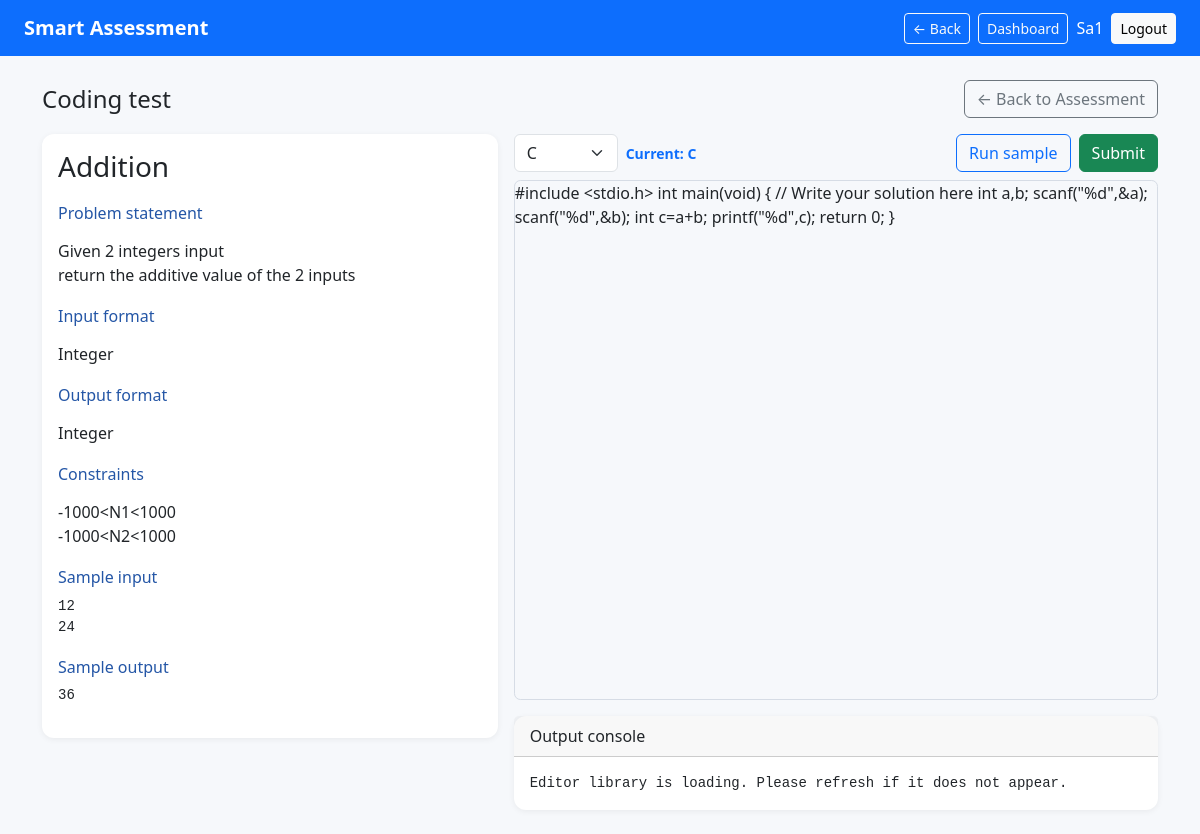
Screenshot of /question/1/code/ (signed in) with the database file from the repository.
### assessments/models.py (models this page shows, shortened)
class Question(models.Model):
    assessment = models.ForeignKey(Assessment, on_delete=models.CASCADE, related_name='questions')
    title = models.CharField(max_length=200)
    problem_statement = models.TextField()
    input_format = models.TextField(blank=True)
    output_format = models.TextField(blank=True)
    constraints = models.TextField(blank=True)
    marks = models.PositiveIntegerField(default=10)
    allowed_languages = models.CharField(max_length=100, default='c,cpp,python,java')
    time_limit = models.PositiveIntegerField(default=2, help_text='Seconds')
    memory_limit = models.PositiveIntegerField(default=128, help_text='MB')

class TestCase(models.Model):
    question = models.ForeignKey(Question, on_delete=models.CASCADE, related_name='test_cases')
    input = models.TextField(blank=True)
    expected_output = models.TextField()
    is_hidden = models.BooleanField(default=False)

class Submission(models.Model):
    student = models.ForeignKey(User, on_delete=models.CASCADE)
    question = models.ForeignKey(Question, on_delete=models.CASCADE)
    source_code = models.TextField()
    language = models.CharField(max_length=20)
    score = models.FloatField(default=0)
    manual_score = models.FloatField(null=True, blank=True)
    tests_passed = models.PositiveIntegerField(default=0)
    tests_total = models.PositiveIntegerField(default=0)
    ai_review = models.JSONField(default=dict, blank=True)
    submitted_at = models.DateTimeField(auto_now=True)
    class Meta: unique_together = ('student', 'question')

### assessments/views.py (the view)
@login_required
def coding_page(request, question_id):
    question = get_object_or_404(Question.objects.prefetch_related('test_cases'), pk=question_id)
    if not can_access_question(request.user, question): raise Http404()
    sample = question.test_cases.filter(is_hidden=False).first()
    prior = Submission.objects.filter(student=request.user, question=question).first()
    return render(request, 'assessments/coding.html', {'question': question, 'sample': sample, 'prior': prior, 'interval': settings.CODE_LOG_INTERVAL_SECONDS})

### assessments/views.py (called while the page is built)
def is_faculty(user): return user.is_authenticated and getattr(user, 'profile', None) and user.profile.role == 'faculty'

def can_access_question(user, question): return is_faculty(user) or question.assessment.assigned_students.filter(pk=user.pk).exists()

### templates/assessments/coding.html (shortened to what this page needs)
{% extends 'assessments/base.html' %}{% load static %}{% block content %}<div class="d-flex justify-content-between align-items-center mb-3"><h2 class="h4 mb-0">Coding test</h2><a class="btn btn-outline-secondary" href="{% url 'student_assessment' question.assessment_id %}">← Back to Assessment</a></div><div class="row g-3"><section class="col-lg-5"><div class="problem p-3"><h3>{{ question.title }}</h3><h6>Problem statement</h6><p>{{ question.problem_statement|linebreaks }}</p><h6>Input format</h6><p>{{ question.input_format|linebreaks }}</p><h6>Output format</h6><p>{{ question.output_format|linebreaks }}</p><h6>Constraints</h6><p>{{ question.constraints|linebreaks }}</p>{% if sample %}<h6>Sample input</h6><pre>{{ sample.input }}</pre><h6>Sample output</h6><pre>{{ sample.expected_output }}</pre>{% endif %}</div></section><section class="col-lg-7"><div class="d-flex gap-2 mb-2 align-items-center"><select id="language" class="form-select w-auto"><option value="c">C</option></select><span id="language-status" class="small text-primary fw-semibold"></span><button id="run" class="btn btn-outline-primary ms-auto">Run sample</button><button id="submit" class="btn btn-success">Submit</button></div><div id="editor">{{ prior.source_code|default:'# Write your solution here' }}</div><div class="card mt-3"><div class="card-header">Output console</div><pre id="console" class="m-0 p-3"></pre></div></section></div>{% endblock %}

### templates/assessments/base.html (shortened to what this page needs)
{% load static %}<!doctype html><html><head><link href="https://cdn.jsdelivr.net/npm/bootstrap@5.3.3/dist/css/bootstrap.min.css" rel="stylesheet"><link href="{% static 'css/site.css' %}" rel="stylesheet"></head><body><nav class="navbar navbar-dark bg-primary px-4"><a class="navbar-brand fw-bold" href="{% url 'landing' %}">Smart Assessment</a><div class="ms-auto d-flex align-items-center gap-2"><button type="button" class="btn btn-outline-light btn-sm" onclick="history.back()">← Back</button>{% if user.is_authenticated %}<a class="btn btn-outline-light btn-sm" href="{% url 'dashboard' %}">Dashboard</a><span class="text-white">{{ user.username }}</span><a class="btn btn-light btn-sm" href="{% url 'logout' %}">Logout</a>{% endif %}</div></nav><main class="container py-4">{% block content %}{% endblock %}</main></body></html>

### static/css/site.css (style rules this page uses)
body { background:#f6f8fb }
.problem,.card { background:#fff;border:0;border-radius:.75rem;box-shadow:0 .1rem .4rem rgba(0,0,0,.06) }
#editor { height:520px;border:1px solid #d6dce5;border-radius:.4rem;overflow:hidden }
pre { white-space:pre-wrap;word-break:break-word }
.problem h6 { color:#2456a6;margin-top:1.25rem }

### rows the page displays
Question: title "Addition", problem_statement "Given 2 integers input return the additive value of the 2 inputs", input_format "Integer", output_format "Integer", constraints "-1000<N1<1000 -1000<N2<1000"
TestCase: input "12 24", expected_output "36"
Submission: source_code "#include <stdio.h> int main(void) { // Write your solution here int a,b; scanf(\"%d\",&a); scanf(\"%d\",&b); int c=a+b; printf(\"%d\",c); return 0; }"

### other values shown
{{ user.username }} "Sa1"
